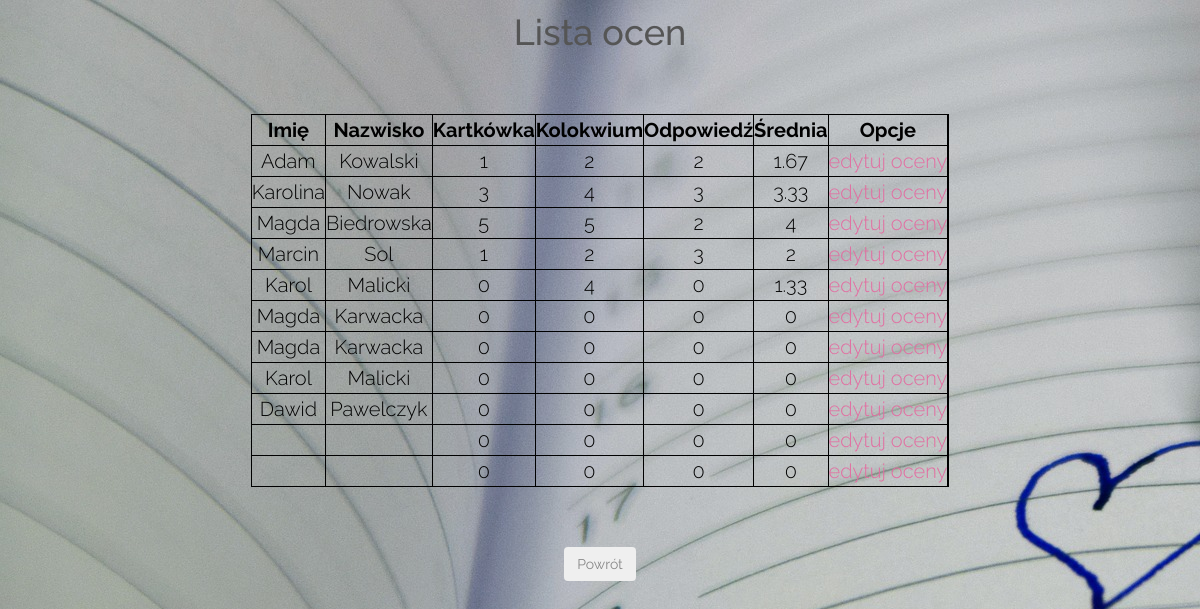
/grades.php?id_subject=16 (signed in), run on the app's committed database.
### tables this page shows
CREATE TABLE `grades` (
  `id_grade` int(4) NOT NULL,
  `grade_1` int(1) NOT NULL,
  `grade_2` int(1) NOT NULL,
  `grade_3` int(1) NOT NULL,
  `id_student` int(11) NOT NULL,
  `student_name` varchar(15) NOT NULL,
  `student_surname` varchar(30) NOT NULL,
  `subject_name` varchar(30) NOT NULL,
  `id_subject` int(2) NOT NULL
);

### grades.php (the view, shortened to what this page needs)
<!DOCTYPE html>
<html lang="pl">
<head>
		<link rel="stylesheet" href="assets/bootstrap/css/bootstrap.min.css">
		<link rel="stylesheet" href="assets/font-awesome/css/font-awesome.min.css">
		<link rel="stylesheet" href="assets/css/animate.css">
		<link rel="stylesheet" href="assets/css/style.css">
		<link rel="stylesheet" href="assets/css/media-queries.css">
</head>
<body>
   <body>
	<div class="header">
		<h2>Lista ocen</h2>
	</div>
	<div class="content">
		<table  style="color:black;text-align:center; font-size: 20px; font-weight: 300; margin: 3em auto">
			<tr>
				<th><b>Imię</b></th>
				<th><b>Nazwisko</b></th>
				<th><b>Kartkówka</b></th>
				<th><b>Kolokwium</b></th>
				<th><b>Odpowiedź</b></th>
				<th><b>Średnia</b></th>
				<th><b>Opcje</b></th>
			</tr>
		<?php
		include('connectpdo.php');
		$id_subject = isSet( $_GET['id_subject'] ) ? intval( $_GET['id_subject'] ) : 0;
		if( $id_subject > 0 ) {
			$query = $dbh->prepare("SELECT id_grade, grade_1, grade_2, grade_3, id_student, student_surname, student_name, subject_name, id_subject FROM grades WHERE id_subject= :id_subject");
			$query->bindParam( ':id_subject', $id_subject );
			$query->execute();
			foreach($query->fetchAll() as $details)
			{
			$g1=$details['grade_1'];
			$g2=$details['grade_2'];
			$g3=$details['grade_3'];
			$average=($g1+$g2+$g3)/3;
			$new_value = round($average, 2);
				echo '<tr>';
					echo '<td>' . $details['student_name'] . '</td>';
					echo '<td>' . $details['student_surname'] . '</td>';
					echo '<td>' . $details['grade_1'] . '</td>';
					echo '<td>' . $details['grade_2'] . '</td>';
					echo '<td>' . $details['grade_3'] . '</td>';
					echo '<td>' .$new_value . '</td>';
					echo '<td><a href="grades_edit.php?id_grade=' . $details['id_grade'] . '"> edytuj oceny </a> </td>';
				echo '<tr>';
			}
		}
		?>
		</table>
		<button type="submit" class="btn" name="back" onclick="window.location.href='http://localhost/dziennik2/index.php'">Powrót</button><br><br>
</body>
</html>

### assets/css/style.css (style rules this page uses)
body { font-family: 'Raleway', sans-serif; font-size: 30px; font-weight: 400px; color: #888; line-height: 30px; text-align: center; background-image: url('1.jpg'); }
a, a:hover, a:focus { color: #e36da1; text-decoration: none; -o-transition: all .3s; -moz-transition: all .3s; -webkit-transition: all .3s; -ms-transition: all .3s; transition: all .3s; }
h1, h2 { margin-top: 10px; font-size: 36px; font-weight: 700px; color: #555; line-height: 44px; }
table, th, td { border: 1px solid black; color: black; text-align:center; font-size: 20px; font-weight: 300; }

### data on the page
grades: student_name "Adam", student_surname "Kowalski", grade_1 "1", grade_2 "2", grade_3 "2", new_value "1.67"
grades: student_name "Karolina", student_surname "Nowak", grade_1 "3", grade_2 "4", grade_3 "3", new_value "3.33"
grades: student_name "Magda", student_surname "Biedrowska", grade_1 "5", grade_2 "5", grade_3 "2", new_value "4"
grades: student_name "Marcin", student_surname "Sol", grade_1 "1", grade_2 "2", grade_3 "3"
grades: student_name "Karol", student_surname "Malicki", grade_1 "0", grade_2 "4", grade_3 "0", new_value "1.33"
grades: student_name "Magda", student_surname "Karwacka", grade_1 "0", grade_2 "0", grade_3 "0"
grades: student_name "Magda", student_surname "Karwacka", grade_1 "0", grade_2 "0", grade_3 "0"
grades: student_name "Karol", student_surname "Malicki", grade_1 "0", grade_2 "0", grade_3 "0"
grades: student_name "Dawid", student_surname "Pawelczyk", grade_1 "0", grade_2 "0", grade_3 "0"
grades: grade_1 "0", grade_2 "0", grade_3 "0"
grades: grade_1 "0", grade_2 "0", grade_3 "0"
